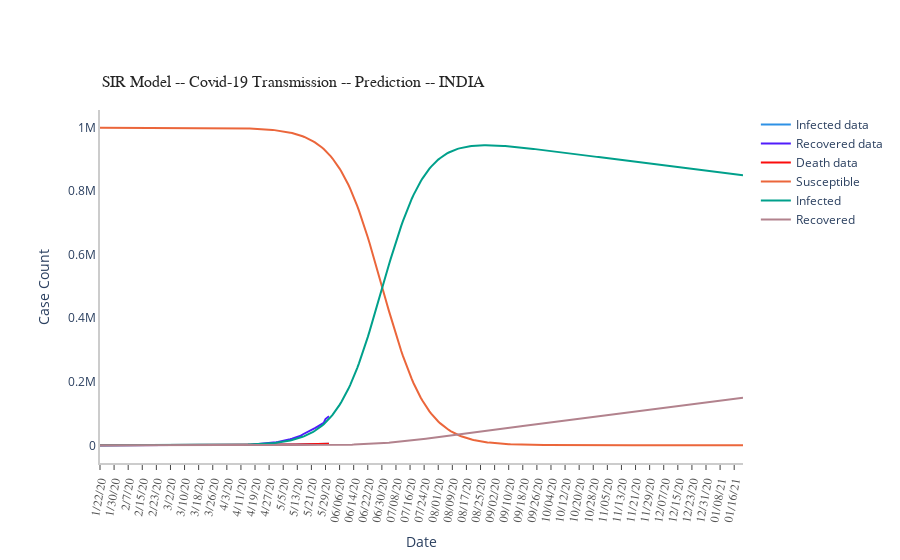

Write notebook code for a chart like this one.
### Markdown cell above
###### For Chart 6 : SIR Model -- Covid-19 Transmission -- Prediction -- INDIA

### Code cell
fig_6 = plot_sir_prediction(title = 'SIR Model -- Covid-19 Transmission -- Prediction -- INDIA', df_sir = india_sir)
fig_6.show()

### Figure 1 — Plotly figure (JSON) as saved in the notebook; plotly's stock layout.template omitted (floating-point values rounded to 4 significant figures; data arrays with more than 128 entries replaced by an {"elided": "..."} marker saying what was removed)
{"data": [{"connectgaps": true, "line": {"color": "#2E91E5", "width": 2}, "name": "Infected data", "type": "scatter", "x": {"elided": "366 str values"}, "y": {"elided": "366 int values"}}, {"connectgaps": true, "line": {"color": "#511CFB", "width": 2}, "name": "Recovered data", "type": "scatter", "x": {"elided": "366 str values"}, "y": {"elided": "366 int values"}}, {"connectgaps": true, "line": {"color": "#FB0D0D", "width": 2}, "name": "Death data", "type": "scatter", "x": {"elided": "366 str values"}, "y": {"elided": "366 int values"}}, {"connectgaps": true, "line": {"color": "#EB663B", "width": 2}, "name": "Susceptible", "type": "scatter", "x": {"elided": "366 str values"}, "y": {"elided": "366 float values"}}, {"connectgaps": true, "line": {"color": "#00A08B", "width": 2}, "name": "Infected", "type": "scatter", "x": {"elided": "366 str values"}, "y": {"elided": "366 float values"}}, {"connectgaps": true, "line": {"color": "#B2828D", "width": 2}, "name": "Recovered", "type": "scatter", "x": {"elided": "366 str values"}, "y": {"elided": "366 float values"}}], "layout": {"annotations": [{"font": {"color": "rgb(37,37,37)", "family": "Arial", "size": 16}, "showarrow": false, "text": "SIR Model -- Covid-19 Transmission -- Prediction -- INDIA", "x": 0, "xanchor": "left", "xref": "paper", "y": 1.05, "yanchor": "bottom", "yref": "paper"}], "autosize": true, "margin": {"autoexpand": true, "l": 100, "r": 20, "t": 110}, "plot_bgcolor": "rgba(0,0,0,0)", "showlegend": true, "xaxis": {"linecolor": "rgb(204, 204, 204)", "linewidth": 2, "showgrid": true, "showline": true, "showticklabels": true, "tickangle": -80, "tickfont": {"color": "rgb(82,82,82)", "family": "Arial", "size": 12}, "ticks": "outside", "title": {"text": "Date"}}, "yaxis": {"linecolor": "rgb(204, 204, 204)", "linewidth": 2, "showgrid": true, "showline": true, "showticklabels": true, "title": {"text": "Case Count"}}}}
